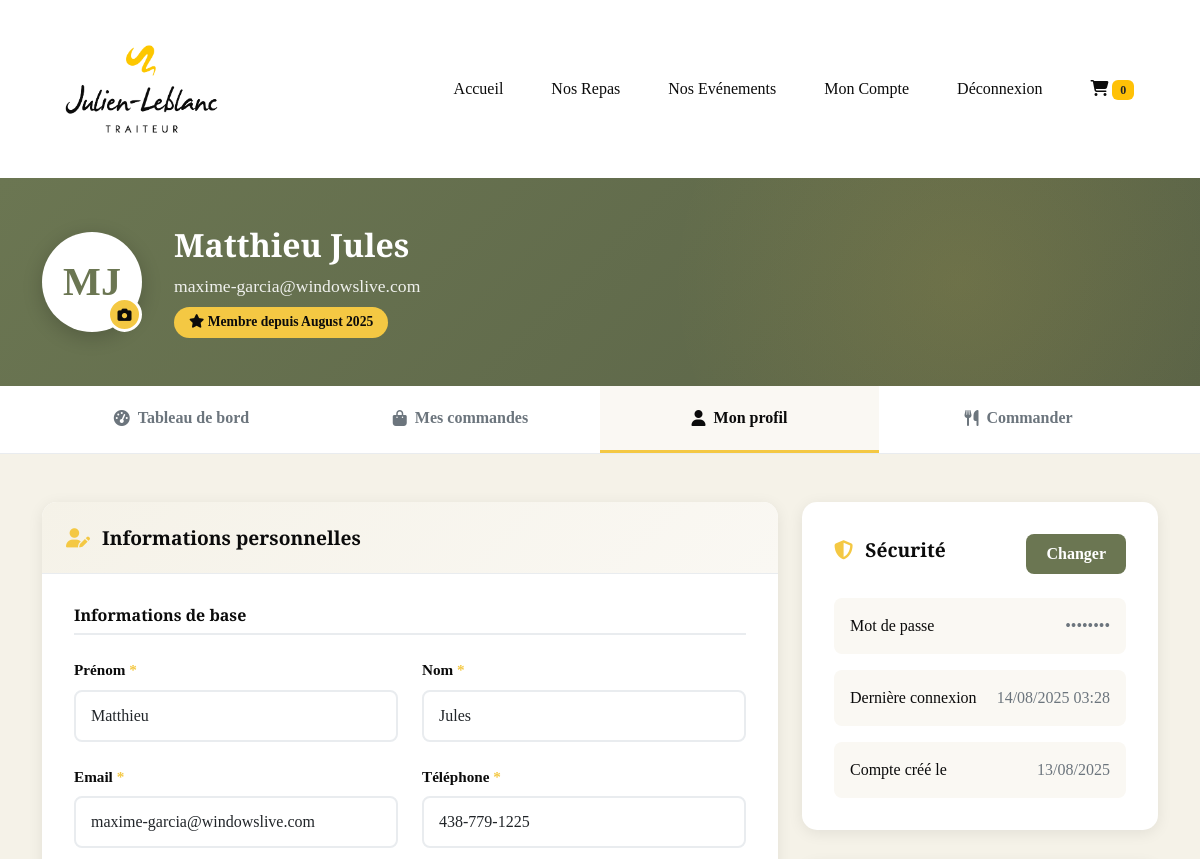
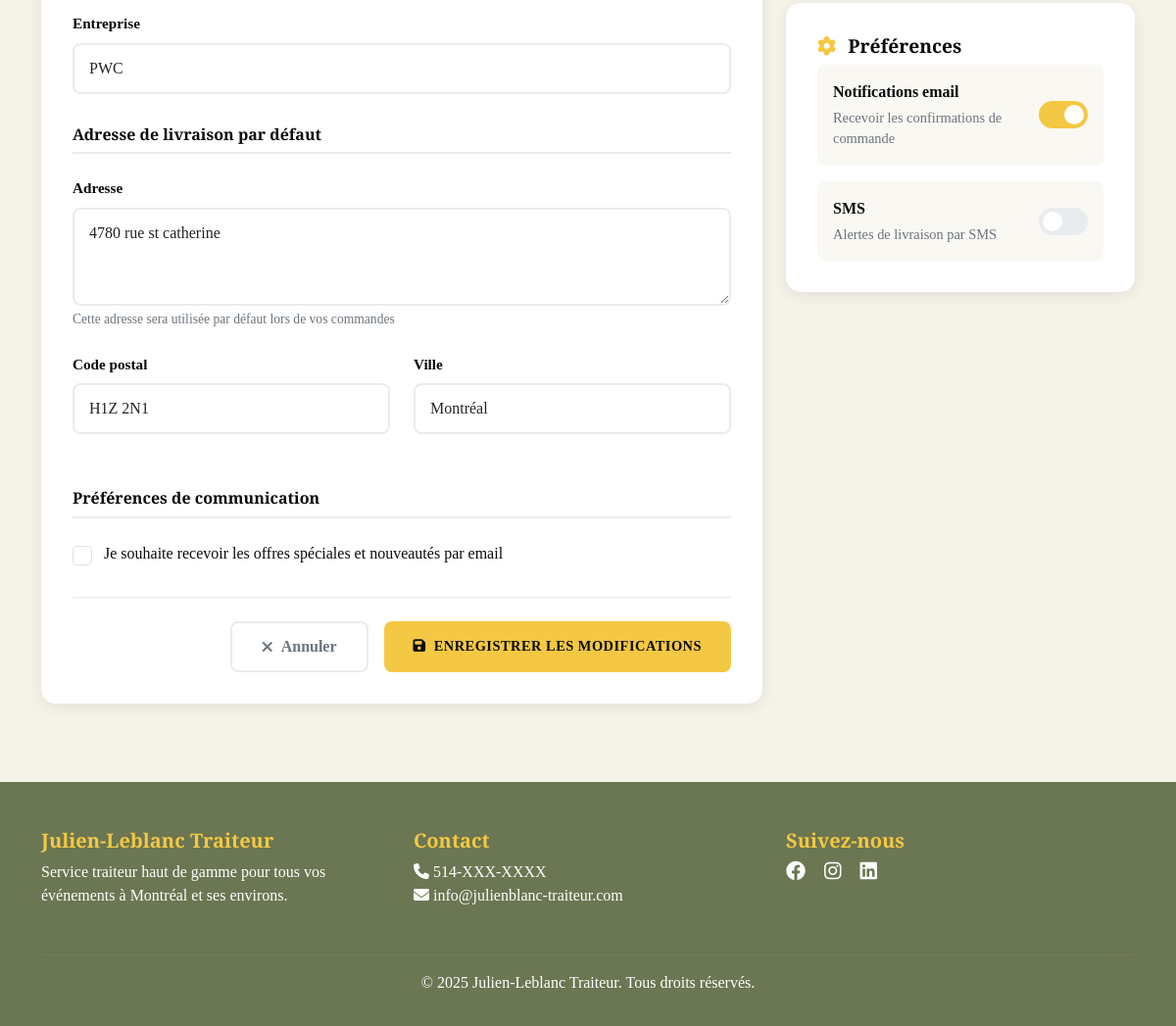
/account/profile/ (signed in), run on the app's committed database (2 pictures, top to bottom).
### JLTsite/models.py (models this page shows)
class User(AbstractUser):
    CUSTOMER = 'customer'
    STAFF = 'staff'
    ADMIN = 'admin'
    CHECKLIST_MANAGER = 'checklist_manager'  # NOUVEAU RÔLE
    DELIVERY_MANAGER = 'delivery_manager'  # NOUVEAU
    DELIVERY_DRIVER = 'delivery_driver'
    MAITRE_HOTEL = 'maitre_hotel'
    HEAD_CHEF = 'head_chef'
    DEPARTMENT_CHEF = 'department_chef'
    COOK = 'cook'
    ROLE_CHOICES = [
        (CUSTOMER, 'Client'),
        (STAFF, 'Personnel'),
        (ADMIN, 'Administrateur'),
        (CHECKLIST_MANAGER, 'Checklist'),
        (DELIVERY_MANAGER, 'Responsable Livraison'),  # NOUVEAU
        (DELIVERY_DRIVER, 'Livreur'),
        (MAITRE_HOTEL, 'Maître d\'hôtel'),
        (HEAD_CHEF, 'Chef de cuisine'),
        (DEPARTMENT_CHEF, 'Chef de département'),
        (COOK, 'Cuisinier')
    ]
    role = models.CharField(max_length=20, choices=ROLE_CHOICES, default=CUSTOMER)
    phone = models.CharField(max_length=20, blank=True)
    company = models.CharField(max_length=200, blank=True)
    address = models.TextField(blank=True)
    postal_code = models.CharField(max_length=10, blank=True)
    city = models.CharField(max_length=100, blank=True)
    newsletter = models.BooleanField(default=False)
    email_verified = models.BooleanField(default=False)
    created_at = models.DateTimeField(auto_now_add=True)
    driver_license = models.CharField(max_length=50, blank=True, verbose_name='Permis de conduire')
    vehicle_info = models.CharField(max_length=200, blank=True, verbose_name='Informations véhicule')
    is_available = models.BooleanField(default=True, verbose_name='Disponible')
    groups = models.ManyToManyField(
        'auth.Group',
        related_name='jltsite_users',  # Changed from user_set
        blank=True,
        help_text='The groups this user belongs to.',
        verbose_name='groups',
    )
    user_permissions = models.ManyToManyField(
        'auth.Permission',
        related_name='jltsite_users',  # Changed from user_set
        blank=True,
        help_text='Specific permissions for this user.',
        verbose_name='user permissions',
    )
    class Meta:
        verbose_name = 'Utilisateur'
        verbose_name_plural = 'Utilisateurs'

### JLTsite/views.py (the view)
# urls.py: path('account/profile/', views.customer_profile, name='customer_profile'),
@login_required
def customer_profile(request):
    if request.method == 'POST':
        form = ProfileForm(request.POST, instance=request.user)
        if form.is_valid():
            form.save()
            messages.success(request, 'Votre profil a été mis à jour.')
            return redirect('customer_profile')
    else:
        form = ProfileForm(instance=request.user)
    return render(request, 'JLTsite/customer_profile.html', {'form': form})

### JLTsite/forms.py
class ProfileForm(forms.ModelForm):
    class Meta:
        model = User
        fields = ['first_name', 'last_name', 'email', 'phone',
                 'company', 'address', 'postal_code', 'city', 'newsletter']
        widgets = {
            'first_name': forms.TextInput(attrs={'class': 'form-control'}),
            'last_name': forms.TextInput(attrs={'class': 'form-control'}),
            'email': forms.EmailInput(attrs={'class': 'form-control'}),
            'phone': forms.TextInput(attrs={'class': 'form-control'}),
            'company': forms.TextInput(attrs={'class': 'form-control'}),
            'address': forms.Textarea(attrs={'class': 'form-control', 'rows': 3}),
            'postal_code': forms.TextInput(attrs={'class': 'form-control'}),
            'city': forms.TextInput(attrs={'class': 'form-control'}),
            'newsletter': forms.CheckboxInput(attrs={'class': 'form-check-input'}),
        }

### JLTsite/templates/JLTsite/customer_profile.html (shortened to what this page needs)
{% extends 'JLTsite/base.html' %}
{% load static %}
{% block content %}
<section class="profile-header">
    <div class="container">
        <div class="profile-info">
            <div class="profile-avatar">
                {{ user.first_name|first }}{{ user.last_name|first }}
                <div class="avatar-edit" title="Changer la photo">
                    <i class="fas fa-camera" style="color: var(--jlt-black); font-size: 14px;"></i>
                </div>
            </div>
            <div class="profile-details">
                <h1>{{ user.first_name }} {{ user.last_name }}</h1>
                <p>{{ user.email }}</p>
                <span class="member-badge">
                    <i class="fas fa-star"></i> Membre depuis {{ user.created_at|date:"F Y" }}
                </span>
            </div>
        </div>
    </div>
</section>
<section class="dashboard-nav">
    <div class="container">
        <div class="nav-tabs">
            <a href="{% url 'customer_dashboard' %}" class="nav-tab">
                <i class="fas fa-tachometer-alt"></i>
                <span>Tableau de bord</span>
            </a>
            <a href="{% url 'customer_orders' %}" class="nav-tab">
                <i class="fas fa-shopping-bag"></i>
                <span>Mes commandes</span>
            </a>
            <a href="{% url 'customer_profile' %}" class="nav-tab active">
                <i class="fas fa-user"></i>
                <span>Mon profil</span>
            </a>
            <a href="{% url 'shop_boites_lunch' %}" class="nav-tab">
                <i class="fas fa-utensils"></i>
                <span>Commander</span>
            </a>
        </div>
    </div>
</section>
<section class="profile-content">
    <div class="container">
        <div class="row">
            <div class="col-lg-8">
                <div class="profile-form-card">
                    <div class="form-header">
                        <h3 class="form-title">
                            <i class="fas fa-user-edit"></i> Informations personnelles
                        </h3>
                    </div>
                    <div class="form-body">
                        <form method="POST" action="{% url 'customer_profile' %}">
                            <div class="form-section">
                                <h4 class="section-label">Informations de base</h4>
                                <div class="row">
                                    <div class="col-md-6">
                                        <div class="form-group">
                                            <label for="{{ form.first_name.id_for_label }}" class="form-label">
                                                Prénom <span class="required">*</span>
                                            </label>
                                            {{ form.first_name }}
                                        </div>
                                    </div>
                                    <div class="col-md-6">
                                        <div class="form-group">
                                            <label for="{{ form.last_name.id_for_label }}" class="form-label">
                                                Nom <span class="required">*</span>
                                            </label>
                                            {{ form.last_name }}
                                        </div>
                                    </div>
                                </div>
                                <div class="row">
                                    <div class="col-md-6">
                                        <div class="form-group">
                                            <label for="{{ form.email.id_for_label }}" class="form-label">
                                                Email <span class="required">*</span>
                                            </label>
                                            {{ form.email }}
                                        </div>
                                    </div>
                                    <div class="col-md-6">
                                        <div class="form-group">
                                            <label for="{{ form.phone.id_for_label }}" class="form-label">
                                                Téléphone <span class="required">*</span>
                                            </label>
                                            {{ form.phone }}
                                        </div>
                                    </div>
                                </div>
                                <div class="form-group">
                                    <label for="{{ form.company.id_for_label }}" class="form-label">
                                        Entreprise
                                    </label>
                                    {{ form.company }}
                                </div>
                            </div>
                            <div class="form-section">
                                <h4 class="section-label">Adresse de livraison par défaut</h4>
                                <div class="form-group">
                                    <label for="{{ form.address.id_for_label }}" class="form-label">
                                        Adresse
                                    </label>
                                    {{ form.address }}
                                    <div class="form-text">Cette adresse sera utilisée par défaut lors de vos commandes</div>
                                </div>
                                <div class="row">
                                    <div class="col-md-6">
                                        <div class="form-group">
                                            <label for="{{ form.postal_code.id_for_label }}" class="form-label">
                                                Code postal
                                            </label>
                                            {{ form.postal_code }}
                                        </div>
                                    </div>
                                    <div class="col-md-6">
                                        <div class="form-group">
                                            <label for="{{ form.city.id_for_label }}" class="form-label">
                                                Ville
                                            </label>
                                            {{ form.city }}
                                        </div>
                                    </div>
                                </div>
                            </div>
                            <div class="form-section">
                                <h4 class="section-label">Préférences de communication</h4>
                                <div class="form-check">
                                    {{ form.newsletter }}
                                    <label class="form-check-label" for="{{ form.newsletter.id_for_label }}">
                                        Je souhaite recevoir les offres spéciales et nouveautés par email
                                    </label>
                                </div>
                            </div>
                            <div class="form-actions">
                                <button type="button" class="btn btn-secondary" onclick="window.location.reload()">
                                    <i class="fas fa-times"></i> Annuler
                                </button>
                                <button type="submit" class="btn btn-primary">
                                    <i class="fas fa-save"></i> Enregistrer les modifications
                                </button>
                            </div>
                        </form>
                    </div>
                </div>
            </div>
            <div class="col-lg-4">
                <div class="security-card">
                    <div class="security-header">
                        <h3 class="security-title">
                            <i class="fas fa-shield-alt"></i> Sécurité
                        </h3>
                        <button class="btn-change-password" onclick="changePassword()">
                            Changer
                        </button>
                    </div>
                    <div class="security-info">
                        <div class="security-item">
                            <span class="security-label">Mot de passe</span>
                            <span class="security-value">••••••••</span>
                        </div>
                        <div class="security-item">
                            <span class="security-label">Dernière connexion</span>
                            <span class="security-value">{{ user.last_login|date:"d/m/Y H:i" }}</span>
                        </div>
                        <div class="security-item">
                            <span class="security-label">Compte créé le</span>
                            <span class="security-value">{{ user.created_at|date:"d/m/Y" }}</span>
                        </div>
                    </div>
                </div>
                <div class="security-card">
                    <h3 class="security-title">
                        <i class="fas fa-cog"></i> Préférences
                    </h3>
                    <div class="preferences-grid">
                        <div class="preference-item">
                            <div class="preference-info">
                                <div class="preference-title">Notifications email</div>
                                <div class="preference-desc">Recevoir les confirmations de commande</div>
                            </div>
                            <label class="switch">
                                <span class="slider"></span>
                            </label>
                        </div>
                        <div class="preference-item">
                            <div class="preference-info">
                                <div class="preference-title">SMS</div>
                                <div class="preference-desc">Alertes de livraison par SMS</div>
                            </div>
                            <label class="switch">
                                <span class="slider"></span>
                            </label>
                        </div>
                    </div>
                </div>
            </div>
        </div>
    </div>
</section>
{% endblock %}

### data on the page
User: first_name|first "M", last_name|first "J", first_name "Matthieu", last_name "Jules", email "maxime-garcia@windowslive.com", created_at "August 2025", phone "438-779-1225", company "PWC", address "4780 rue st catherine", postal_code "H1Z 2N1", city "Montréal", last_login "14/08/2025 03:28", created_at "13/08/2025"
